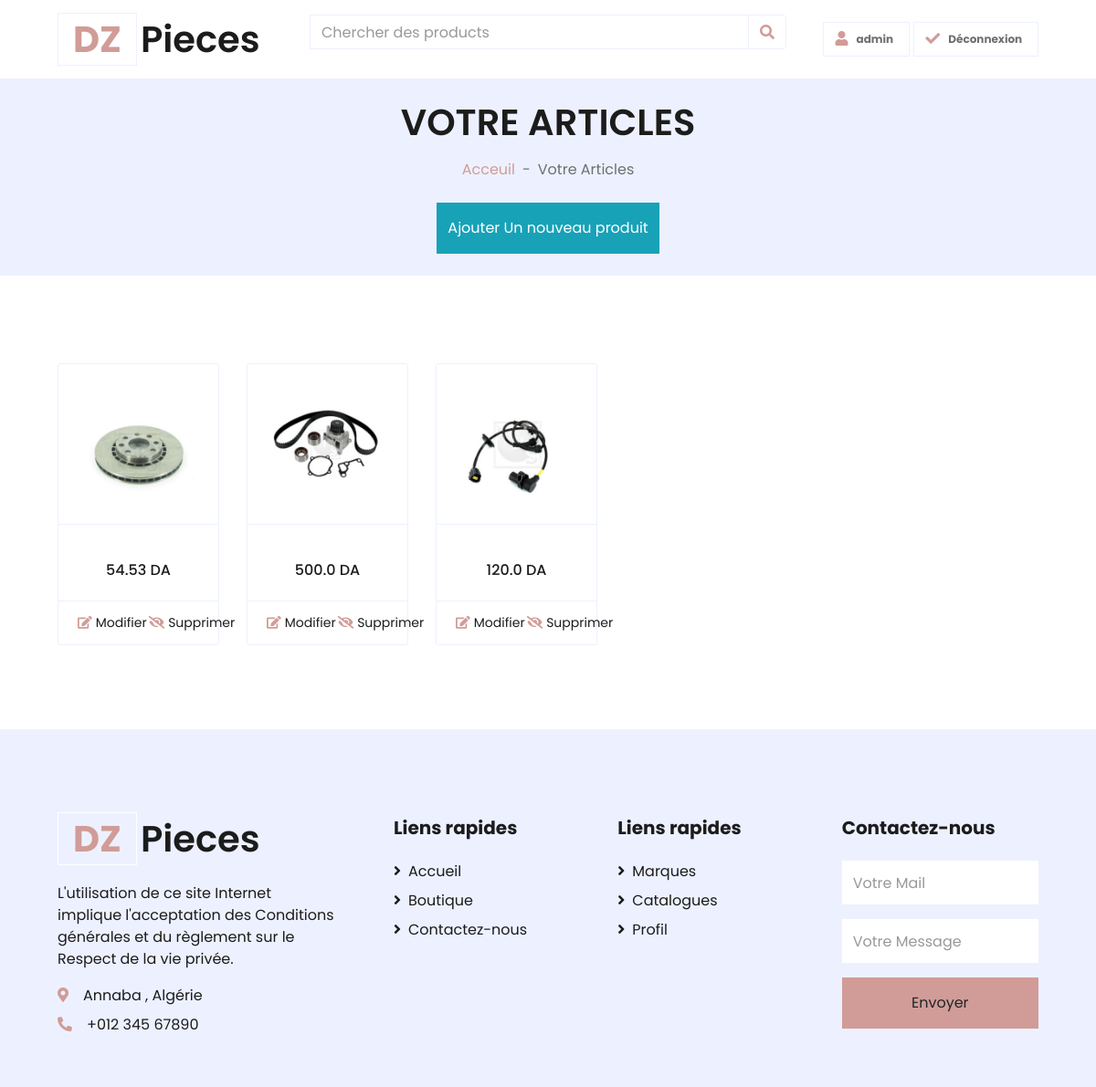
/Myarticle/ (signed in), run on the app's committed database.
### Shop/models.py (models this page shows, shortened)
class Product(models.Model):
    by = models.ForeignKey('auth.user', on_delete=models.SET_NULL, null=True, blank=True, )
    name = models.CharField(max_length=200 , null=True)
    catalog = models.ForeignKey(Catalogue,null=True, blank=True,related_name='catalog',on_delete=models.CASCADE)
    brand = models.ForeignKey(Brand,null=True, blank=True,related_name='brand',on_delete=models.CASCADE)
    price = models.FloatField()
    Product_details  = models.CharField(max_length=1000 , null=True)
    Téléphone = models.CharField(max_length=200 , null=True , blank=True)
    Addresse = models.CharField(max_length=200 , null=True , blank=True)
    created_at = models.DateTimeField(auto_now_add=True)
    image =models.ImageField(null=True, blank=True,upload_to='images/')
    @property
    def imageURL (self):
        try:
            url = self.image.url
        except :
            url =''
        return url

### Shop/views.py (the view)
# urls.py: path('Myarticle/', articles, name='articlesarticles'),
@login_required
def articles(request):
    brands = Brand.objects.all()
    products = Product.objects.all()
    offres= Offre.objects.all()
    context = {'brands' : brands,'offres': offres,'products':products}
    return render(request, 'Shop/Articles.html',context)

### Shop/templates/Shop/Articles.html (shortened to what this page needs)
{% extends "Shop/Main.html" %}
{% block content %}
    <div class="container-fluid bg-secondary mb-5">
        <div class="d-flex flex-column align-items-center justify-content-center" style="min-height: 150px">
            <br>
            <h1 class="font-weight-semi-bold text-uppercase mb-3">Votre Articles</h1>
            <div class="d-inline-flex">
                <p class="m-0"><a href="">Acceuil</a></p>
                <p class="m-0 px-2">-</p>
                <p class="m-0">Votre Articles</p>
            </div>
            <br>
            <div>
                <a href="{% url 'addproduct'%}">
                    <button class="btn btn-info btn-block border-0 py-3" type="submit">Ajouter Un nouveau produit</button>
                </a>
            </div>
            <br>
        </div>
    </div>
    <div class="container-fluid pt-5">
        <div class="row px-xl-5">
            <div class="col-lg-9 col-md-12">
                <div class="row pb-3">
                       {% for product in products %}
                            {% if product.by == request.user  %}
                                <div class="col-lg-3 col-md-6 col-sm-12 pb-1">
                                    <div class="card product-item border-0 mb-4">
                                        <div class="card-header product-img position-relative overflow-hidden bg-transparent border p-0">
                                            <img class="img-fluid w-100" src="{{product.imageURL}}" alt="">
                                        </div>
                                        <div class="card-body border-left border-right text-center p-0 pt-4 pb-3">
                                            <div class="d-flex justify-content-center">
                                                <h6>{{product.price}} DA</h6>
                                            </div>
                                        </div>
                                        <div class="card-footer d-flex justify-content-between bg-light border">
                                            <a href="{% url 'Modifyproduct' product.id %}" class="btn btn-sm text-dark p-0"><i class="fas fa-edit text-primary mr-1"></i>Modifier</a>
                                            <a href="{% url 'Deleteproduct' product.id %}" class="btn btn-sm text-dark p-0"><i class="fas fa-eye-slash text-primary mr-1"></i>Supprimer</a>
                                        </div>
                                    </div>
                                </div>
                             {% endif   %}
                         {% endfor   %}
    </div>
    </div>
    </div>
    </div>
{% endblock content %}

### Shop/templates/Shop/Main.html (shortened to what this page needs)
{% load static %}
<html lang="en">
<head>
    <link rel="stylesheet" href="https://stackpath.bootstrapcdn.com/bootstrap/4.1.3/css/bootstrap.min.css">
    <link href="https://cdnjs.cloudflare.com/ajax/libs/font-awesome/5.10.0/css/all.min.css" rel="stylesheet">
    <link href="{% static 'lib/owlcarousel/assets/owl.carousel.min.css' %}" rel="stylesheet">
    <link href="{% static 'css/style.css' %}" rel="stylesheet">
</head>
<body>
    <div class="container-fluid">
        <div class="row align-items-center py-3 px-xl-5">
            <div class="col-lg-3 d-none d-lg-block">
                <a href="{% url 'home' %}" class="text-decoration-none" >
                    <h1 class="m-0 display-5 font-weight-semi-bold"><span class="text-primary font-weight-bold border px-3 mr-1">DZ</span>Pieces</h1>
                </a>
            </div>
            <div class="col-lg-6 col-6 text-left">
                    <form method="GET" action=".">
                    <div class="input-group">
                        <input type="text" class="form-control" placeholder="Chercher des products">
                        <div class="input-group-append">
                            <button  name="name" class="input-group-text bg-transparent text-primary" type="submit">
                                <i  class="fa fa-search"></i>
                            </button>
                        </div>
                    </div>
                </form>
            </div>
            <div class="col-lg-3 col-6 text-right">
                {% if request.user.is_authenticated %}
                 <a href="{% url 'Profil' %}" class="btn border">
                    <i class="fas fa-user text-primary"></i>
                    <span class="badge">{{request.user}}</span>
                </a>
                <a href="{% url 'logout' %}" class="btn border">
                    <i class="fas fa-check text-primary"></i>
                    <span class="badge">Déconnexion</span>
                </a>
                {% endif %}
            </div>
        </div>
    </div>
{% block content %}
{% endblock content %}
    <div class="container-fluid bg-secondary text-dark mt-5 pt-5">
        <div class="row px-xl-5 pt-5">
            <div class="col-lg-4 col-md-12 mb-5 pr-3 pr-xl-5">
                <a href="" class="text-decoration-none">
                    <h1 class="mb-4 display-5 font-weight-semi-bold"><span class="text-primary font-weight-bold border border-white px-3 mr-1">DZ</span>Pieces</h1>
                </a>
                <p>L'utilisation de ce site Internet implique l'acceptation des Conditions générales et du règlement sur le Respect de la vie privée.</p>
                <p class="mb-2"><i class="fa fa-map-marker-alt text-primary mr-3"></i>Annaba , Algérie</p>
                <p class="mb-0"><i class="fa fa-phone-alt text-primary mr-3"></i>+012 345 67890</p>
            </div>
            <div class="col-lg-8 col-md-12">
                <div class="row">
                    <div class="col-md-4 mb-5">
                        <h5 class="font-weight-bold text-dark mb-4">Liens rapides</h5>
                        <div class="d-flex flex-column justify-content-start">
                            <a class="text-dark mb-2" href="{% url 'home' %}"><i class="fa fa-angle-right mr-2"></i>Accueil</a>
                            <a class="text-dark mb-2" href="{% url 'shop' %}"><i class="fa fa-angle-right mr-2"></i>Boutique</a>
                            <a class="text-dark" href="" ><i class="fa fa-angle-right mr-2"></i>Contactez-nous</a>
                        </div>
                    </div>
                    <div class="col-md-4 mb-5">
                        <h5 class="font-weight-bold text-dark mb-4">Liens rapides </h5>
                        <div class="d-flex flex-column justify-content-start">
                            <a class="text-dark mb-2" href="{% url 'brands' %}"><i class="fa fa-angle-right mr-2"></i>Marques</a>
                            <a class="text-dark mb-2" href="{% url 'catalogues' %}"><i class="fa fa-angle-right mr-2"></i>Catalogues</a>
                            <a class="text-dark mb-2" href="detail.html"><i class="fa fa-angle-right mr-2"></i>Profil</a>
                        </div>
                    </div>
                    <div class="col-md-4 mb-5">
                        <h5 class="font-weight-bold text-dark mb-4">Contactez-nous</h5>
                        <form action="">
                            <div class="form-group">
                                <input type="email" class="form-control border-0 py-4" placeholder="Votre Mail" required="required" />
                            </div>
                            <div class="form-group">
                                <input type="text" class="form-control border-0 py-4" placeholder="Votre Message" required="required" />
                            </div>
                            <div>
                                <button class="btn btn-primary btn-block border-0 py-3" type="submit">Envoyer</button>
                            </div>
                        </form>
                    </div>
                </div>
            </div>
        </div>
    </div>
</body>
</html>

### data on the page
Product: imageURL (picture), price "54.53"
Product: imageURL (picture), price "500.0"
Product: imageURL (picture), price "120.0"

### other printed values
{{ request.user }} "admin"
